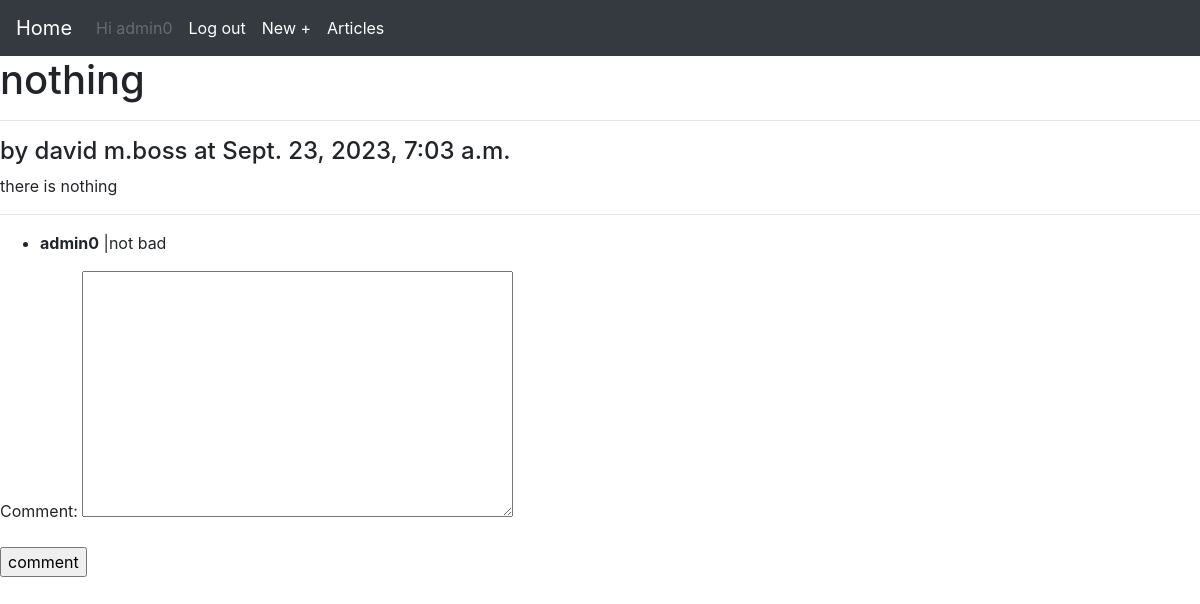
The page /articles/5/ (signed in) on the database its author committed.
### accounts/models.py (models this page shows)
class customUser(AbstractUser):
    age = models.PositiveBigIntegerField(null=True,blank=True)

### articles/models.py (models this page shows, shortened)
class Article(models.Model):
    title = models.CharField(max_length=200)
    body = models.TextField()
    date = models.DateTimeField(auto_now_add=True)
    author = models.CharField(max_length=50)
    another = models.ForeignKey(get_user_model(), on_delete=models.CASCADE, null=True)

class Comment(models.Model):
    article = models.ForeignKey(Article,related_name="comments", on_delete=models.CASCADE)
    comment = models.TextField()
    writer = models.ForeignKey(get_user_model(), on_delete=models.CASCADE)

### articles/views.py (the view, shortened to what this page needs)
# urls.py: path("<int:pk>/",views.article_detail,name="article_detail"),
def article_detail(request,pk):
    article = get_object_or_404(Article,id=pk)
    form = CommentForm()
    return render(request,'articles/article_detail.html',{"article":article , "form":form})

### articles/forms.py
class CommentForm(forms.ModelForm):
    class Meta:
        model = Comment
        fields = ("comment",)

### templates/articles/article_detail.html (shortened to what this page needs)
{% extends "base.html" %}
{% block content %}
    <h1>{{article.title}}</h1>
    <hr>
    <h4>by {{article.author}} at {{article.date}}</h4>
    <p>
        {{article.body}}
    </p>
    <hr>
    <p>
    <ul>
        {% for comment in article.comments.all %}
        <li>
            <b>{{comment.writer}}</b> |{{comment.comment}}
        </li>
        {% endfor %}
    </ul>
        {% if user.is_authenticated %}
            <form action = "" method="POST">
                {{form.as_p}}
                <input type="submit" value="comment">
            </form>
        {% endif %}
    </p>
{% endblock content %}

### templates/base.html (shortened to what this page needs)
<!DOCTYPE html>
<html>
    <head>
        <link rel="stylesheet" href="https://cdn.jsdelivr.net/npm/bootstrap@4.6.2/dist/css/bootstrap.min.css">
        <link rel="stylesheet" href="">
    </head>
    <body>
    <header>
        <nav class="navbar navbar-expand-lg navbar-dark bg-dark">
            <a class="navbar-brand" href="{% url 'home' %}">Home</a>
            <div class="collapse navbar-collapse" id="navbarNav">
              <ul class="navbar-nav text-light">
                {% if user.is_authenticated %}
                <li class="nav_item">
                  <a class="nav-item nav-link disabled" href="#" tabindex="-1" aria-disabled="true">Hi {{user}}</a>
                </li>
                <li class="nav-item active">
                  <a class="nav-link" href="{% url 'logout' %}">Log out<span class="sr-only">(current)</span></a>
                </li>
                {% if user.is_authenticated %}
                <li class="nav-item active">
                  <a class="nav-link" href="{% url 'article_create' %}">New +<span class="sr-only">(current)</span></a>
                </li>
                <li class="nav-item active">
                  <a class="nav-link" href="{% url 'article_list' %}">Articles<span class="sr-only">(current)</span></a>
                </li>
                {% endif %}
                {% endif %}
              </ul>
            </div>
          </nav>
    </header>
        {% block content %}
        {% endblock content %}
    </body>
</html>

### rows shown on the page
customUser: username "admin0"
Article: title "nothing", author "david m.boss", date "Sept. 23, 2023, 7:03 a.m.", body "there is nothing"
Comment: writer "admin0", comment "not bad"
